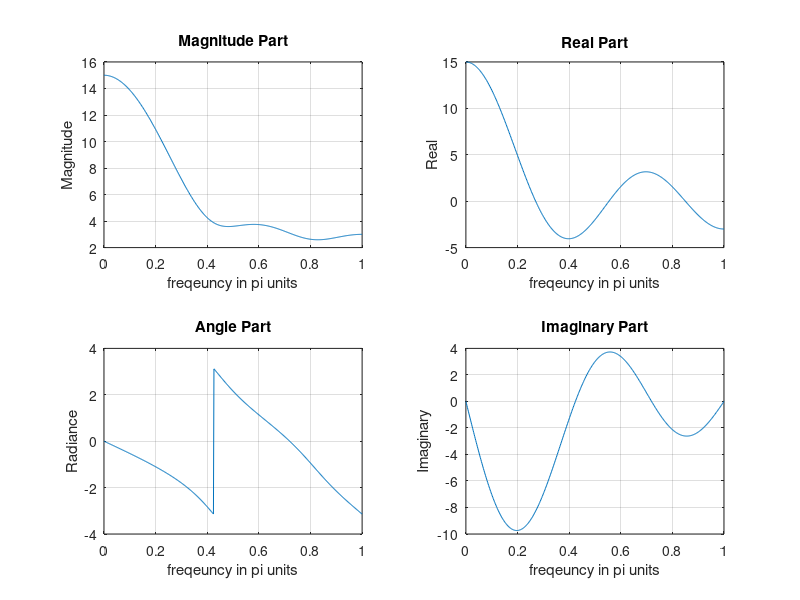

Here is the MATLAB script that generated this plot:
% Ex4

n = -1:3; x = 1:5;
k = 0:500; w = (pi/500)*k;
% x(n) = {1, *2, 3, 4, 5}에 대한 푸리에 변환

X = x * (exp(-j*pi/500)).^(n'*k);
% n transpose * k = summation 보통은 for문으로 많이 쓰임

magX = abs(X); angX = angle(X);
realX = real(X); imagX = imag(X);

subplot(2, 2, 1); plot(w/pi, magX); grid
xlabel('freqeuncy in pi units'); title('Magnitude Part'); ylabel('Magnitude')

subplot(2, 2, 3); plot(w/pi, angX); grid
xlabel('freqeuncy in pi units'); title('Angle Part'); ylabel('Radiance')

subplot(2, 2, 2); plot(w/pi, realX); grid
xlabel('freqeuncy in pi units'); title('Real Part'); ylabel('Real')

subplot(2, 2, 4); plot(w/pi, imagX); grid
xlabel('freqeuncy in pi units'); title('Imaginary Part'); ylabel('Imaginary')

% plot(w/pi, atan2(imagX, realX)) --> angle과 imaginary가 동일하게 나옴
